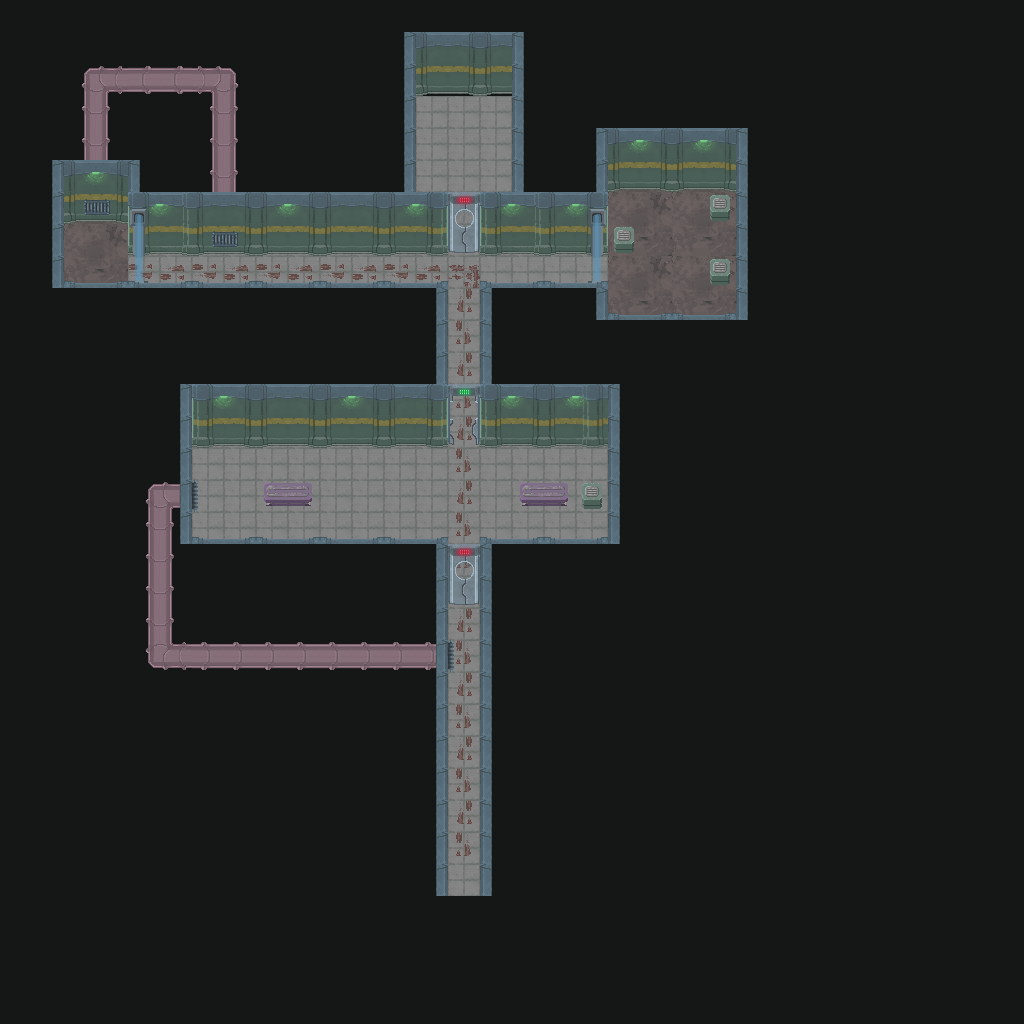

This game map was drawn from its Tiled (.tmx) file and the tilesets committed beside it. A one-line description and the trimmed map source follow:
An orthogonal 32x32 tile map with 32x32 px tiles, 6 tile layers (Floor, Mask, Wall, Object, ...) and 7 objects (3x 1, 3x 2, respawn).

<map version="1.5" tiledversion="1.6.0" orientation="orthogonal" renderorder="right-down" width="32" height="32" tilewidth="32" tileheight="32" infinite="0" nextlayerid="10" nextobjectid="8">
 <editorsettings>
  <export target="tutorial.json" format="json" />
 </editorsettings>
 <tileset firstgid="1" name="tileset" tilewidth="32" tileheight="32" tilecount="640" columns="10">
  <image source="tileset.png" trans="ff00ff" width="320" height="2048" />
  <tile id="6">
   <properties>
    <property name="collides" type="bool" value="true" />
   </properties>
  </tile>
  <tile id="7">
   <properties>
    <property name="collides" type="bool" value="true" />
   </properties>
  </tile>
  <tile id="34">
   <properties>
    <property name="collides" type="bool" value="true" />
   </properties>
  </tile>
  <tile id="44">
   <properties>
    <property name="collides" type="bool" value="true" />
   </properties>
  </tile>
  <tile id="47">
   <properties>
    <property name="collides" type="bool" value="false" />
   </properties>
  </tile>
 </tileset>
 <layer id="1" name="Floor" width="32" height="32">
  <data>[1024 cells, 147 non-empty, 5 distinct tile ids]</data>
 </layer>
 <layer id="8" name="Mask" width="32" height="32">
  <data>[1024 cells, 905 non-empty, 3 distinct tile ids]</data>
 </layer>
 <layer id="2" name="Wall" width="32" height="32">
  <data>[1024 cells, 157 non-empty, 19 distinct tile ids]</data>
 </layer>
 <layer id="5" name="Object" width="32" height="32">
  <data>[1024 cells, 38 non-empty, 15 distinct tile ids]</data>
 </layer>
 <layer id="3" name="Overhead" width="32" height="32">
  <data>[1024 cells, 80 non-empty, 14 distinct tile ids]</data>
 </layer>
 <layer id="4" name="Lighting" width="32" height="32">
  <data>[1024 cells, 0 non-empty, 0 distinct tile ids]</data>
 </layer>
 <objectgroup id="7" name="Events">
  <object id="1" name="respawn" x="93.3333" y="254.485">
   <point />
  </object>
  <object id="2" name="VentIn" type="1" x="95.6667" y="227.417">
   <point />
  </object>
  <object id="3" name="VentOut" type="1" x="226" y="266.667">
   <point />
  </object>
  <object id="4" name="VentIn" type="2" x="209.333" y="503.333">
   <point />
  </object>
  <object id="5" name="VentOut" type="2" x="464.667" y="665.333">
   <point />
  </object>
  <object id="6" name="Exit" type="2" x="465.333" y="768">
   <point />
  </object>
  <object id="7" name="path" type="1" x="226.5" y="462">
   <polygon points="-3.66667,7.83333 203,7.5 205,66 -2.5,64.5" />
  </object>
 </objectgroup>
</map>
